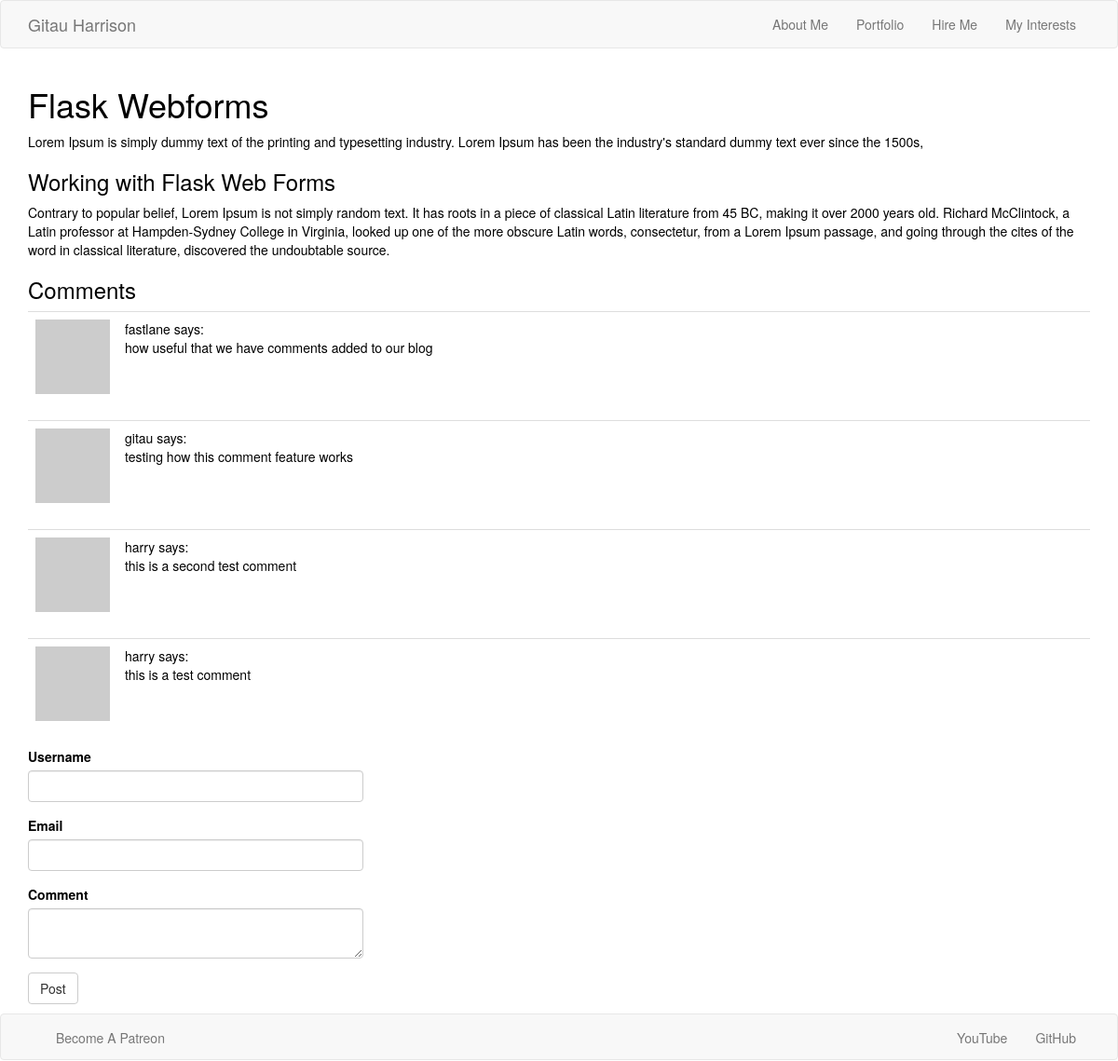
The page /flask-webforms on the database as committed earlier.
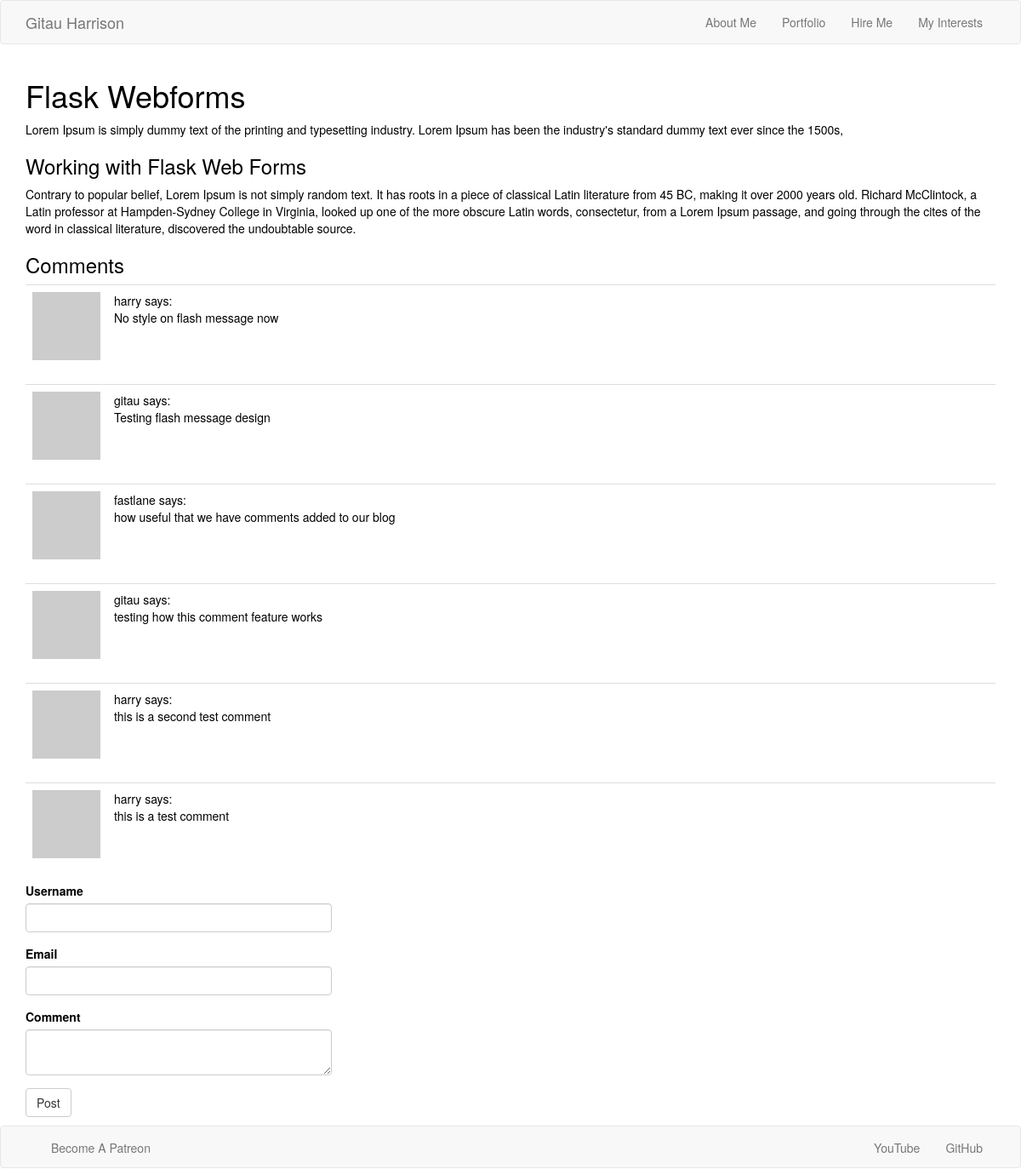
The same page on the database as committed later.
### app/models.py (models this page shows, shortened)
class Comment(db.Model):
    id = db.Column(db.Integer, primary_key=True)
    body = db.Column(db.String(), index=True)
    timestamp = db.Column(db.DateTime, index=True, default=datetime.utcnow)
    user_id = db.Column(db.Integer, db.ForeignKey('user.id'))

class User(db.Model):
    id = db.Column(db.Integer, primary_key=True)
    username = db.Column(db.String(64), index=True)
    email = db.Column(db.String(120), index=True)
    comments = db.relationship('Comment', backref='author', lazy='dynamic')
    def avatar(self, size):
        digest = md5(self.email.lower().encode('utf-8')).hexdigest()
        return 'https://www.gravatar.com/avatar/{}?d=identicon&s={}'.format(digest, size)

### app/routes.py (the view, shortened to what this page needs)
@app.route('/flask-webforms', methods = ['GET', 'POST'])
def flask_webforms():
    form = CommentForm()
    posts = Comment.query.order_by(Comment.timestamp.desc())
    return render_template('flask_webforms.html', title = 'Flask Webforms', form = form, posts = posts)

### app/forms.py
class CommentForm(FlaskForm):
    username = StringField('Username', validators = [DataRequired()])
    email = StringField('Email', validators = [DataRequired(), Email()])
    comment = TextAreaField('Comment', validators = [DataRequired()])
    submit = SubmitField('Post')

### app/templates/flask_webforms.html (shortened to what this page needs)
{% extends 'base.html' %}
{% import 'bootstrap/wtf.html' as wtf %}
{% block app_content %}
    <h1>Flask Webforms</h1>
    <p>
        Lorem Ipsum is simply dummy text of the printing and typesetting industry.
        Lorem Ipsum has been the industry's standard dummy text ever since the 1500s,
    </p>
    <h3>Working with Flask Web Forms</h3>
    <p>
        Contrary to popular belief, Lorem Ipsum is not simply random text.
        It has roots in a piece of classical Latin literature from 45 BC,
        making it over 2000 years old. Richard McClintock, a Latin professor
        at Hampden-Sydney College in Virginia, looked up one of the more obscure
        Latin words, consectetur, from a Lorem Ipsum passage, and going through
        the cites of the word in classical literature, discovered the undoubtable source.
    </p>
    <h3>Comments</h3>
    {% for post in posts %}
        {% include '_user_comments.html' %}
    {% endfor %}
        <div class="row">
            <div class="col-md-4">
                {{ wtf.quick_form(form) }}
            </div>
        </div>
{% endblock %}

### app/templates/_user_comments.html
<table class="table table-hover">
    <tr valign="top">
        <td width="70px">
            <img src="{{ post.author.avatar(36) }}">
        </td>
        <td>{{ post.author.username }} says:<br>{{ post.body }}</td>
    </tr>
</table>

Rows that differ between the two databases and show on the page:
added Comment: author.username "harry", body "No style on flash message now"
added Comment: author.username "gitau", body "Testing flash message design"
